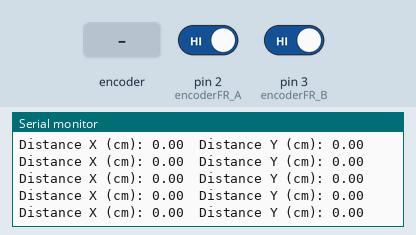
Simulated run of this sketch. Board: Arduino Uno, built with avr-gcc and run on an emulated ATmega328P. Parts: the last lines printed to the serial monitor. The inputs (shaded band) are chosen by the test bench; at power-on: pin 2 (encoderFR_A) HIGH, pin 3 (encoderFR_B) HIGH.

Above: at 1.2 s.
1.3 s: rotary encoder on pin 2 (encoderFR_A) / pin 0 (encoderFL_B) turned 1 step (first pin leading)
At 1.56 s:
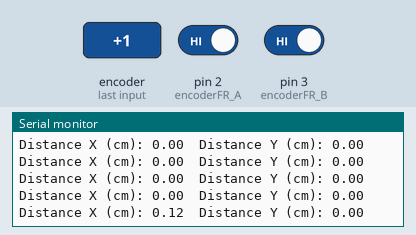
3.0 s: rotary encoder on pin 2 (encoderFR_A) / pin 0 (encoderFL_B) turned 1 step (first pin leading)
At 3.37 s:
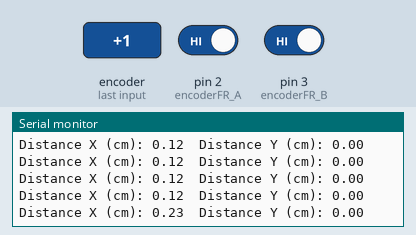
Timing chart, 0 to 6.0 s (numbered marks = the images above; inputs shaded):
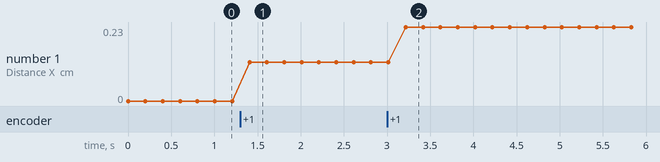

The sketch:

encoder4.ino
```cpp
#include <Arduino.h>

// ---- Encoder Pin Definitions ----
const int encoderFL_A = 1; // Y-axis
const int encoderFL_B = 0;

const int encoderFR_A = 2; // X-axis
const int encoderFR_B = 3;

const int encoderRL_A = 6; // X-axis
const int encoderRL_B = 7;

const int encoderRR_A = 4; // Y-axis
const int encoderRR_B = 5;

// ---- Encoder Pulse Counters ----
volatile long countFL = 0;
volatile long countFR = 0;
volatile long countRL = 0;
volatile long countRR = 0;

// ---- Wheel & Encoder Specs ----
const int ppr = 7;
const float gearRatio = 19.2;
const float pulsesPerRotation = ppr * gearRatio;

const float wheelDiameter = 10.0; // cm
const float wheelCircumference = PI * wheelDiameter;
const float distancePerPulse = wheelCircumference / pulsesPerRotation;

// ---- ISRs ----
void ISR_FL() {
  digitalRead(encoderFL_B) == HIGH ? countFL++ : countFL--;
}
void ISR_FR() {
  digitalRead(encoderFR_B) == HIGH ? countFR++ : countFR--;
}
void ISR_RL() {
  digitalRead(encoderRL_B) == HIGH ? countRL++ : countRL--;
}
void ISR_RR() {
  digitalRead(encoderRR_B) == HIGH ? countRR++ : countRR--;
}

void setup() {
  Serial.begin(9600);

  pinMode(encoderFL_A, INPUT_PULLUP);
  pinMode(encoderFL_B, INPUT_PULLUP);
  pinMode(encoderFR_A, INPUT_PULLUP);
  pinMode(encoderFR_B, INPUT_PULLUP);
  pinMode(encoderRL_A, INPUT_PULLUP);
  pinMode(encoderRL_B, INPUT_PULLUP);
  pinMode(encoderRR_A, INPUT_PULLUP);
  pinMode(encoderRR_B, INPUT_PULLUP);

  attachInterrupt(digitalPinToInterrupt(encoderFL_A), ISR_FL, RISING);
  attachInterrupt(digitalPinToInterrupt(encoderFR_A), ISR_FR, RISING);
  attachInterrupt(digitalPinToInterrupt(encoderRL_A), ISR_RL, RISING);
  attachInterrupt(digitalPinToInterrupt(encoderRR_A), ISR_RR, RISING);
}

void loop() {
  long fl, fr, rl, rr;

  noInterrupts(); // Snapshot encoder values safely
  fl = countFL;
  fr = countFR;
  rl = countRL;
  rr = countRR;
  interrupts();

  float distY = ((fl + rr) / 2.0) * distancePerPulse;
  float distX = ((fr + rl) / 2.0) * distancePerPulse;

  Serial.print("Distance X (cm): ");
  Serial.print(distX);
  Serial.print("\tDistance Y (cm): ");
  Serial.println(distY);

  delay(200);
}
```

Measured:
- after the input at 1.3 s, the serial monitor: prints a new line after 0.11 s (image 1)
- after the input at 3.0 s, the serial monitor: prints a new line after 0.22 s (image 2)
- plotted number 1: 0 → 0.12 after the input at 1.3 s, 0.12 → 0.23 after the input at 3.0 s
